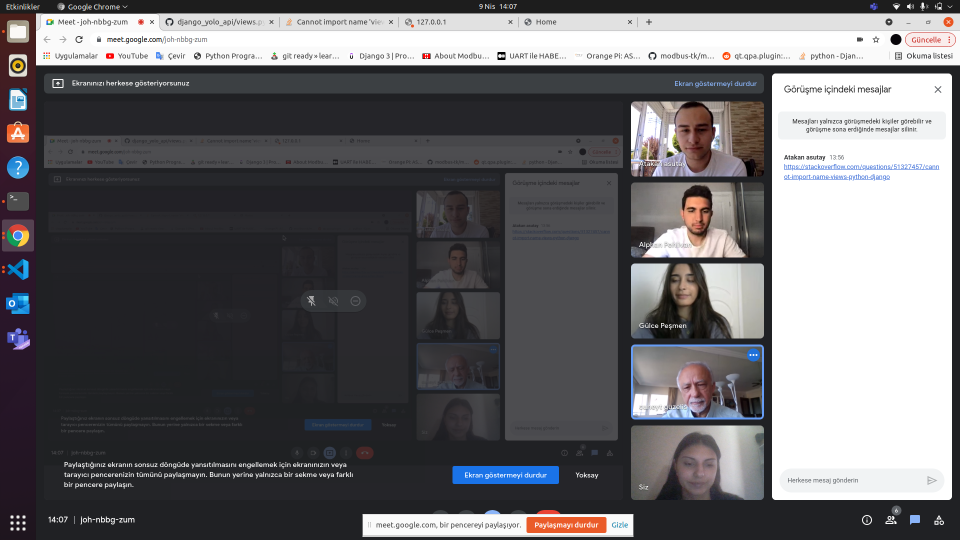
#> input picture media/Ekran_görüntüsü_2022-04-09_14-07-05.png, 1920 x 1080 px (shown at 1/2 size); its folder holds 4 pictures in this run
$ python resized.py
#> lines starting #> are read from the running program, lines starting #| are printed output that depends on the picture
from itertools import count
import cv2
import glob
import os

inputFolder = 'media'
os.mkdir('media/ResizedFolder')

img = "C:/Users/Yagmur/OneDrive/Masaüstü\Pedestrian-Detection-Project\media"


i = 0
for img in glob.glob(inputFolder + "/*.png"):
    image = cv2.imread(img)
#> image is the input picture: shape (1080, 1920, 3); mean B, G, R 105.8, 102.9, 103.9
    imgResized = cv2.resize(image, (200, 200))
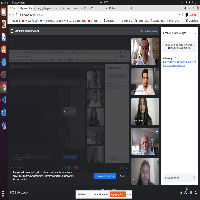
#> imgResized: shape (200, 200, 3); mean B, G, R 105.1, 102.3, 103.3
    cv2.imwrite("media/ResizedFolder/image%i.png" %i , imgResized)
#> pass 2 of the loop `for img in glob.glob(inputFolder + "/*.png"):`:
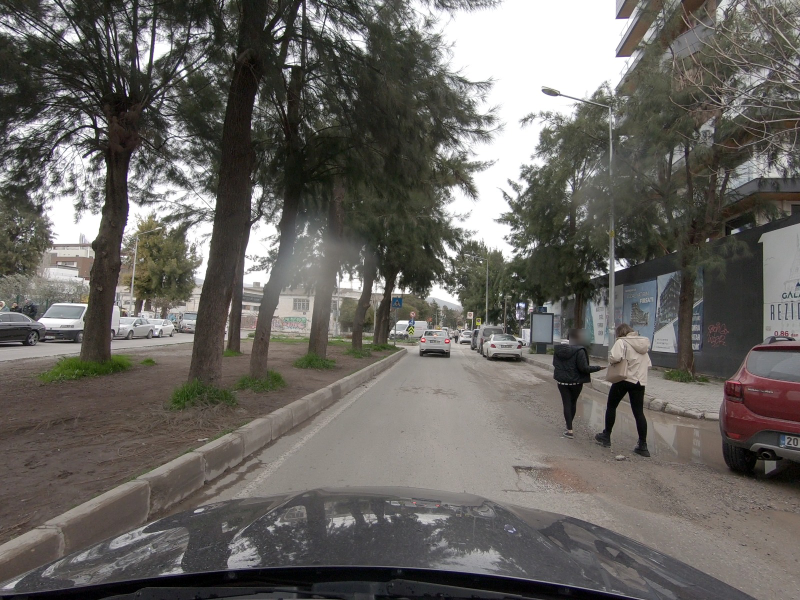
#> input picture media/Image_1.png, 1600 x 1200 px (shown at 1/2 size)
#> image is the input picture: shape (1200, 1600, 3); mean B, G, R 97.3, 101.5, 104.4
#> `imgResized = cv2.resize(image, (200, 200))`:
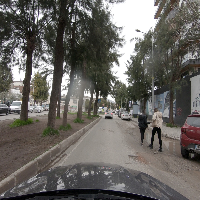
#> imgResized: shape (200, 200, 3); mean B, G, R 97.4, 101.6, 104.5
#> pass 3 of the loop `for img in glob.glob(inputFolder + "/*.png"):`:
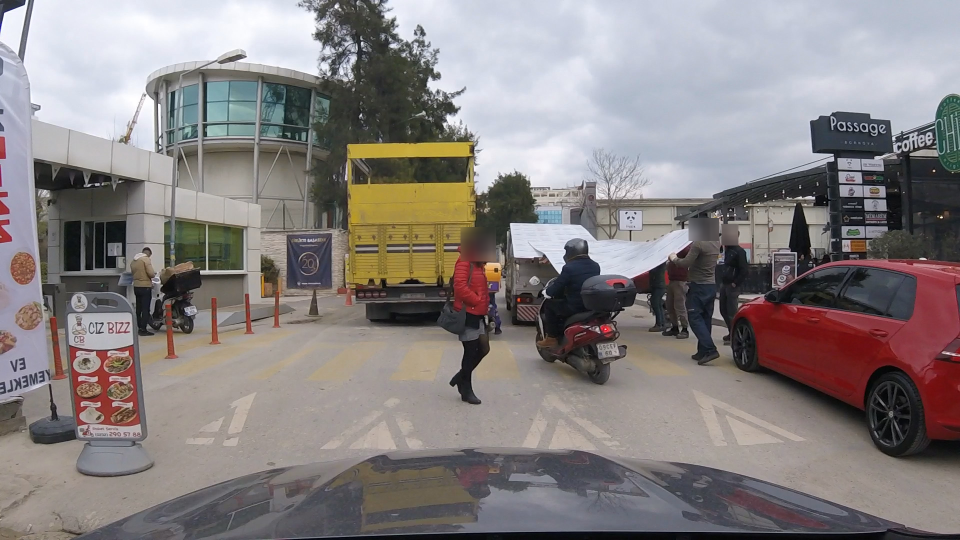
#> input picture media/Image_29.png, 1920 x 1080 px (shown at 1/2 size)
#> image is the input picture: shape (1080, 1920, 3); mean B, G, R 129.5, 129.4, 135.7
#> `imgResized = cv2.resize(image, (200, 200))`:
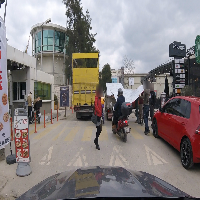
#> imgResized: shape (200, 200, 3); mean B, G, R 129.4, 129.4, 135.6
#> the loop made 4 passes; the first 3 are shown
